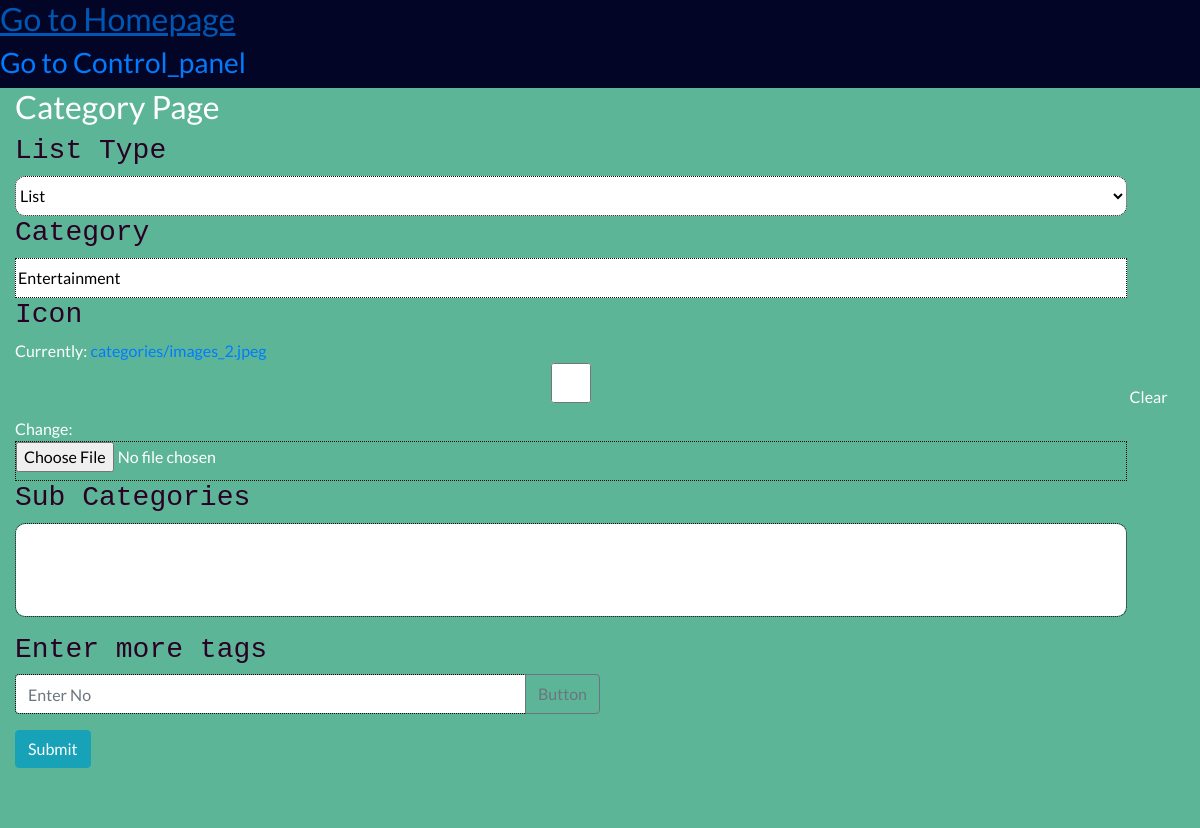
Page /update_category/5/ (signed in) on the earlier database version.
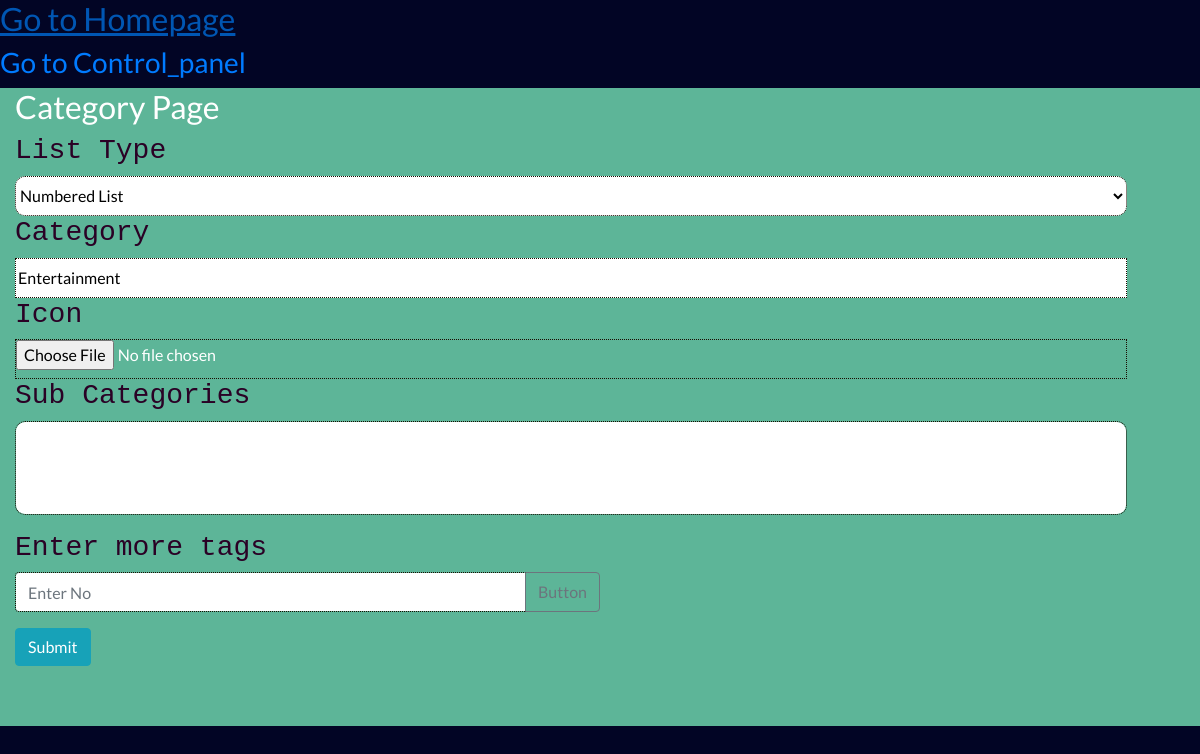
Same page on the later database version.
### Websites/models.py (models this page shows, shortened)
class Categories(models.Model):
	LIST_CHOICES = (
	('OL','Numbered List'),
	('UL','List')
	)
	List_Type = models.CharField(max_length=2,choices=LIST_CHOICES,default='UL')
	icon = models.ImageField(help_text="Select image to upload",upload_to = 'categories',null=True,blank=True)
	category = models.CharField(max_length=500)
	sub_categories = models.ManyToManyField(Sub_Categories,related_name="categories")
	class Meta:
		ordering = ['category']

### Websites/views.py (the view, shortened to what this page needs)
class update_category(UpdateView):
	model = Categories
	fields = ('List_Type','icon','category')
	template_name = "home/update_category.html"
	@permission_generic('Websites.change_categories')
	def get(self,request,*args,**kwargs):
		self.object = Categories.objects.get(pk=kwargs['pk'])
		context = self.get_context_data(**kwargs)
		context['Sub_Categories'] = Sub_Categories.objects.filter(Category=self.object.category).exclude(id__in = self.object.sub_categories.all().values("id"))
		return self.render_to_response(context)

### Websites/views.py (called while the page is built)
def permission_generic(permission_name):
	def function(func):
		 def permission_request(self,request,*args,**kwargs):
		 	if request.user.has_perm(permission_name):
		 		return func(self,request,*args,**kwargs)
		 	else:
		 		raise Http404
		 return permission_request
	return function

### Websites/templates/home/update_category.html (shortened to what this page needs)
{% extends 'home/index.html' %}
{% block nav %}
<h2 style="color:#131D06;">
	<a href="{% url 'home' %}">Go to Homepage</a>
</h2>
<h3 style="color:#131D06;">
	<a href="{% url 'control_panel' %}">Go to Control_panel</a>
</h3>
{% endblock %}
{% block content %}
<div class="container-fluid body2">
	<h2>Category Page </h2>
	<form method="post" enctype="multipart/form-data">
	<div class="category-form" >
	<h3 style="font-family:monospace; color:#2A0125;">
			{{form.List_Type.label}}
	</h3>
	{{form.List_Type}}
		<h3 style="font-family:monospace; color:#2A0125;">
			{{form.category.label}}
	</h3>
	{{form.category}}
		<h3 style="font-family:monospace; color:#2A0125;">
			{{form.icon.label}}
	</h3>
	{{form.icon}}
		<h3 style="font-family:monospace; color:#2A0125;">
			Sub Categories
	</h3>
<select class="form-control mb-3" name="sub_categories" multiple>
<select>
	<h3 style="font-family:monospace; color:#2A0125;">
			Enter more tags
	</h3>
<div class="input-group mb-3 w-50"> <input id="tag-number" type="number" class="form-control" placeholder="Enter No" aria-label="Number" aria-describedby="button-addon2"> <div class="input-group-append" > <button class="btn btn-outline-secondary" type="button" onclick="tag_click(document.getElementById('tag-number').value)">Button</button> </div> </div>
	<button class="btn btn-info" type="submit">
		Submit
	</button>
	</div>
	</form>
</div>
{% endblock %}

Differences in the rows shown:
changed Categories "Entertainment": List_Type "List" → "Numbered List"
Other differences:
form field icon: "☐" → (not shown)
text no longer shown: "Currently: categories/images_2.jpeg Clear Change:"
